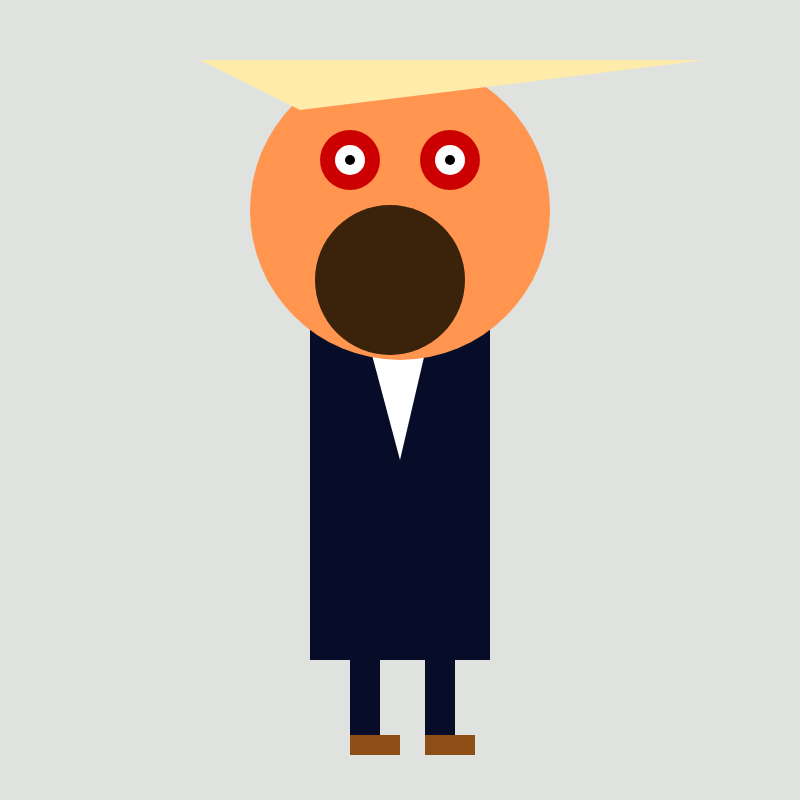
Frame 1 (no input)
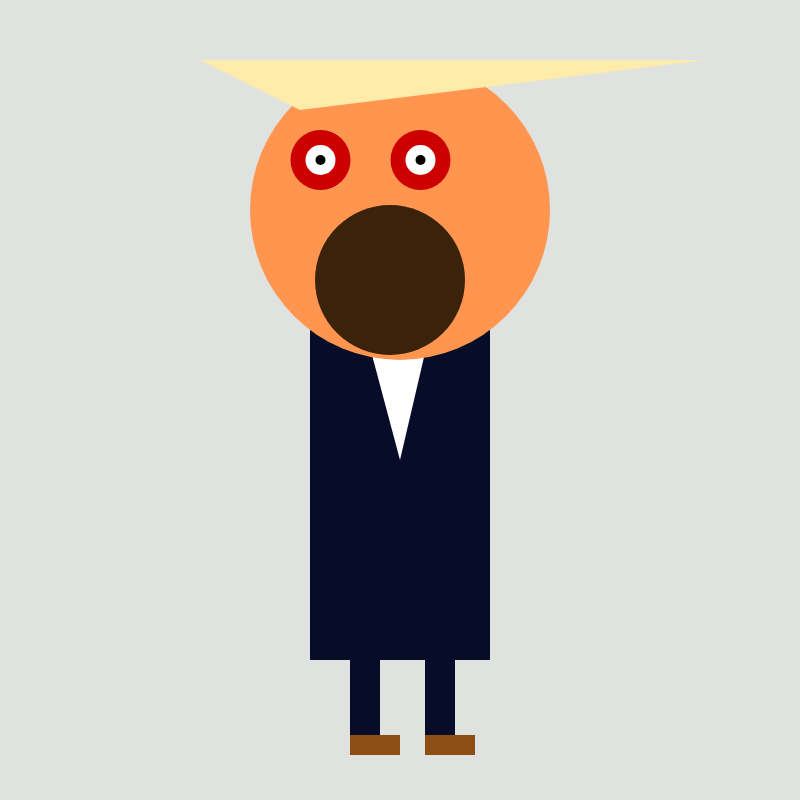
Frame 60 (no input)
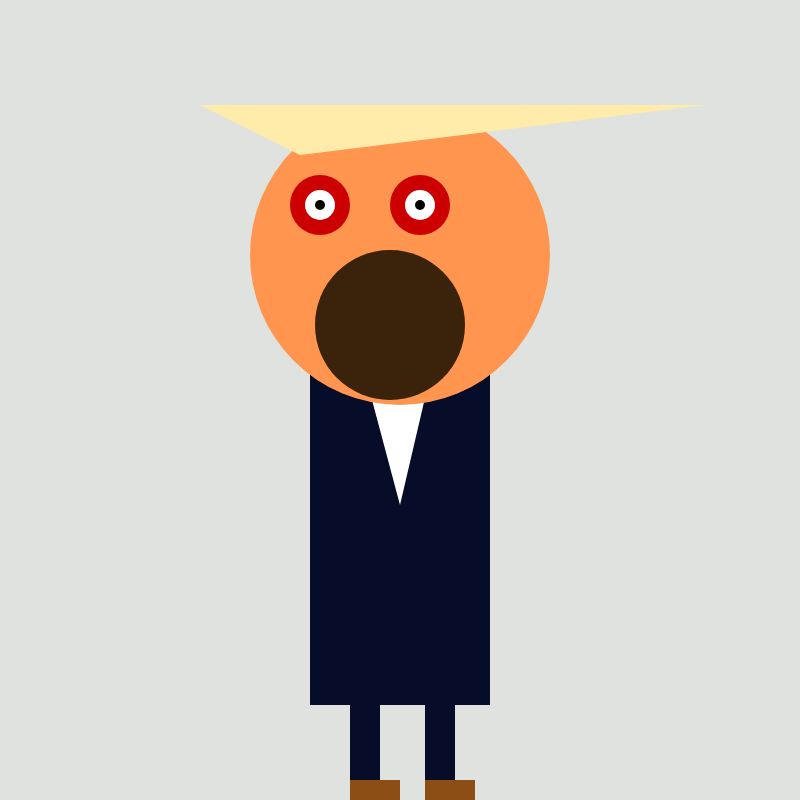
Frame 120 (the mouse pressed at the canvas centre since frame 60)

The p5.js sketch that drew these frames (run headless with seeded random() and noise() and a simulated clock; from frame 60 on, the mouse is pressed at the canvas centre):

// p5.js sketch
// ── sketch.js
  // Livia Brown
  // Last Edited 2.4.17
  // Create a monster that shifts its eyes and jumps with the use of a mouse
  
var page = 0; 
var eyeDirection = 0; 
var jumpValue = 10;
var jumpDir = -5;

function setup(){ //prepares canvas
  createCanvas(800, 800);   // creates canvas
}

function draw() { //runs everything within it's function
  background(223, 226, 222); // puts in background color and repeats with draw function
  cheeto(400, 200); // calls on the function cheeto and places function at x, y coordinates
  if (page == 0) {   // if the variable page is equal to 0 then the following code happens
    if (mouseX > 10 && mouseX < 400) {  // if mouseX is greater than 10 and also less than 40 then the following code happens
      eyeDirection = min(eyeDirection + .5, 50); // eye direction moves to the right
    } else { // otherwise
      eyeDirection = max(eyeDirection - .5, -50); // eye direction moves to the left
    } //closes statement
  } else { // othersise if page === 0 this happens
      jumpValue = jumpValue + jumpDir; // the jumpValue is equal to the jumpValue plus jumpDirection
    if (jumpValue < 5 || jumpValue > 80) { // if jumpValue is less thatn 5 OR jump value is greater than 80; constrains the following statement
      jumpDir = jumpDir * -1; // jump direction will move 
    } //closes statement
  } //closes statement
} //closes statement

// sets up mousePressed function to help with the jumpValue and jumpDirection statement
function mousePressed() {
  page = 1 - page;
}

// draws a monster at the x,y location passed
// this monster includes a body, head, eyes, and legs
function cheeto(x, y) {
  body(x, y + jumpValue);
  head(x, y + jumpValue);
  eyes(x + eyeDirection, y - 50 + jumpValue); 
  legs(x, y + 450 + jumpValue);
}

// draws the head of the monster at the x, y location
function head(x, y) {
  noStroke();
  fill(255, 149, 79);
  ellipse (x, y, 300, 300);
  fill(255, 235, 170);
  triangle(x - 100, y - 100, x - 200, y - 150, x + 305, y - 150); 
  fill(58, 34, 11);
  ellipse(x - 10, y + 70, 150, 150);
}

// draws the body of the monster at thhe x, y location
function body(x, y) {
  noStroke();
  fill(7, 12, 40);
  rect (x - 90, y + 50, 180, 400);
  fill(255);
  triangle(x - 40, y + 100, x, y + 250, x + 35, y + 100);
}

// draws the eyes at the x, y location
function eyes(x, y) {
  noStroke();
  fill(204, 0, 0);
  ellipse(x + 50, y, 60, 60);
  ellipse(x - 50, y, 60, 60);
  fill(255);
  ellipse(x + 50, y, 30, 30);
  ellipse(x - 50, y, 30, 30);
  fill(0);
  ellipse(x + 50, y, 10, 10);
  ellipse(x - 50, y, 10, 10);
}

// draws the legs at the x, y location
function legs(x, y) {
  fill(7, 12, 40);
  rect(x - 50, y, 30, 80);
  rect(x + 25, y, 30, 80);
  fill(140, 78, 21);
  rect(x -50, y + 75, 50, 20);
  rect(x + 25, y + 75, 50, 20);
}
